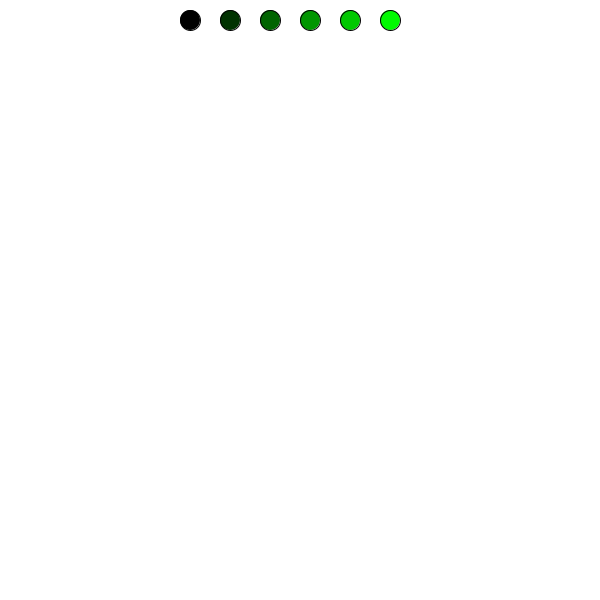
Frame 1 (no input)
Frame 60 (the mouse pressed at the canvas centre just before this capture): identical to frame 1, image omitted
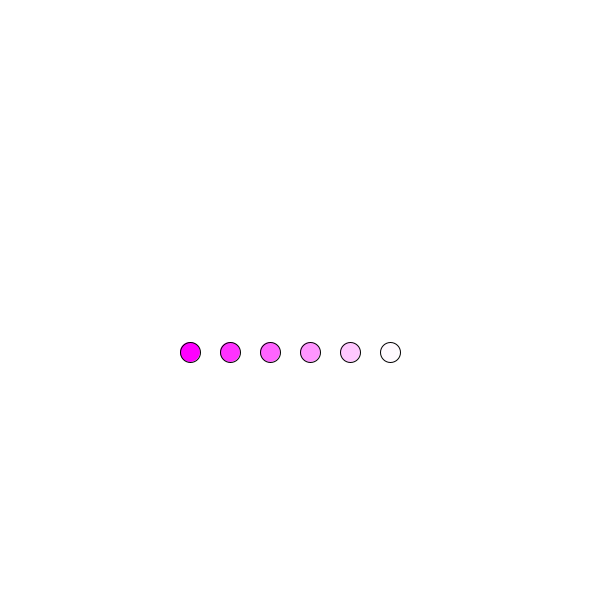
Frame 120 (the mouse held since frame 60 and released just before this capture)

The Processing sketch that drew these frames (run headless with seeded random() and noise(); from frame 60 on, the mouse is pressed at the canvas centre):

// Processing sketch: processing_105503
// ── processing_105503.pde

float speed;
int xPos = 0;
int yPos = 20;
float gravity;
int ballSize = 20;

int[] circleX = { //Declare
  40, 80, 120, 160, 200, 240 //Assign
};



void setup(){

 size(600,600);
 speed = 15;
 gravity = 0.5;


}

void draw(){
  background(255);

for(int i = 0; i<6; i++){
fill(mouseY, i*50, mouseX);
ellipse(circleX[i]+150, yPos, ballSize, ballSize);
}

if(mousePressed){
  mousePressed();
}

}

void mousePressed(){
  yPos+=speed;
  speed+=gravity;
  
  if(yPos+ballSize+5>height){
    yPos=height-ballSize/2-15;
    speed*= -.5;
  }
  
  
  
}
